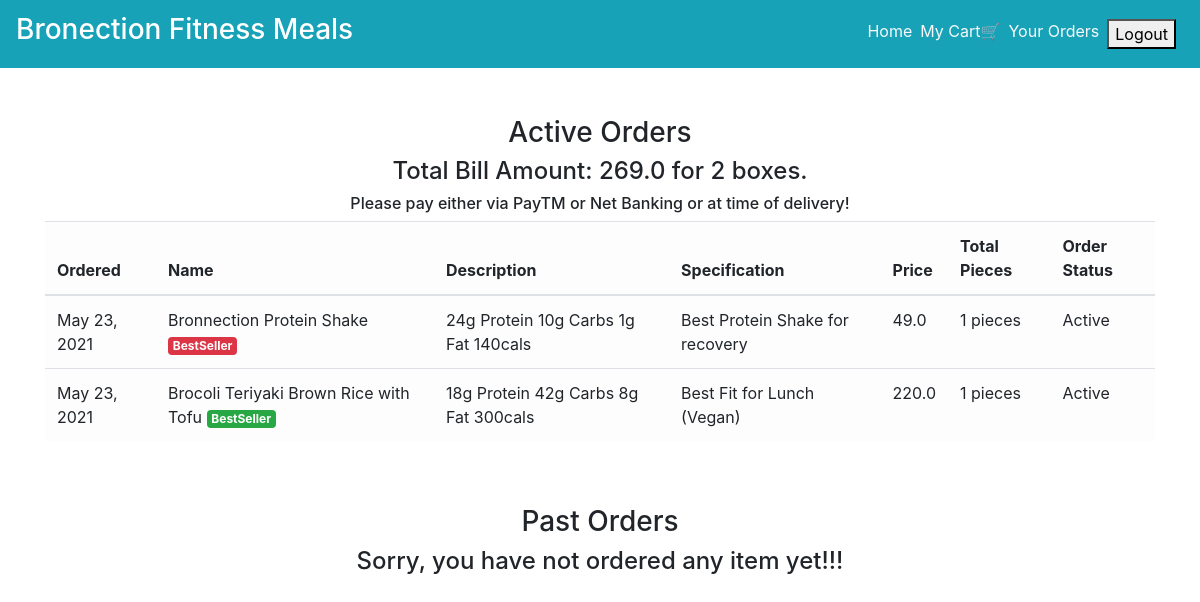
Page /order_details/ (signed in) on the committed database.
### main/models.py (models this page shows, shortened)
class CartItems(models.Model):
    ORDER_STATUS = (
        ('Active', 'Active'),
        ('Delivered', 'Delivered')
    )
    user = models.ForeignKey(User, on_delete=models.CASCADE)
    item = models.ForeignKey(Item, on_delete=models.CASCADE)
    ordered = models.BooleanField(default=False)
    quantity = models.IntegerField(default=1)
    ordered_date = models.DateField(default=timezone.now)
    status = models.CharField(max_length=20, choices=ORDER_STATUS, default='Active')
    delivery_date = models.DateField(default=timezone.now)
    class Meta:
        verbose_name = 'Cart Item'
        verbose_name_plural = 'Cart Items'

class Item(models.Model):
    LABELS = (
        ('BestSeller', 'BestSeller'),
        ('New', 'New'),
        ('Spicy🔥', 'Spicy🔥'),
    )
    LABEL_COLOUR = (
        ('danger', 'danger'),
        ('success', 'success'),
        ('primary', 'primary'),
        ('info', 'info')
    )
    title = models.CharField(max_length=150)
    description = models.CharField(max_length=250,blank=True)
    price = models.FloatField()
    pieces = models.IntegerField(default=6)
    instructions = models.CharField(max_length=250,default="Jain Option Available")
    image = models.ImageField(default='default.png', upload_to='images/')
    labels = models.CharField(max_length=25, choices=LABELS, blank=True)
    label_colour = models.CharField(max_length=15, choices=LABEL_COLOUR, blank=True)
    slug = models.SlugField(default="sushi_name")
    created_by = models.ForeignKey(User, on_delete=models.CASCADE)

### main/views.py (the view)
# urls.py: path('order_details/', views.order_details, name='order_details'),
@login_required
def order_details(request):
    items = CartItems.objects.filter(user=request.user, ordered=True,status="Active").order_by('-ordered_date')
    cart_items = CartItems.objects.filter(user=request.user, ordered=True,status="Delivered").order_by('-ordered_date')
    bill = items.aggregate(Sum('item__price'))
    number = items.aggregate(Sum('quantity'))
    pieces = items.aggregate(Sum('item__pieces'))
    total = bill.get("item__price__sum")
    count = number.get("quantity__sum")
    total_pieces = pieces.get("item__pieces__sum")
    context = {
        'items':items,
        'cart_items':cart_items,
        'total': total,
        'count': count,
        'total_pieces': total_pieces
    }
    return render(request, 'main/order_details.html', context)

### main/templatetags/get_group.py (called while the page is built)
@register.filter(name='has_group')
def has_group(user, group_name):
    return user.groups.filter(name=group_name).exists()

### main/templates/main/order_details.html
{% extends "main/layout.html" %}
{% block content %}
<div class="cart">
    <div class="container">
        <div class="row">
            <div class="col-sm-12 mt-5">
                <h3 class="text-center">Active Orders</h3>
                {% if items %}
                <h4 class="text-center">Total Bill Amount: {{total}} for {{ count }} boxes.</h4>
                <h6 class="text-center">Please pay either via PayTM or Net Banking or at time of delivery!</h6>
                <div class="table-responsive">
                    <table class="table table-light">
                        <thead>
                        <tr>
                            <th scope="col">Ordered</th>
                            <th scope="col">Name</th>
                            <th scope="col">Description</th>
                            <th scope="col">Specification</th>
                            <th scope="col">Price</th>
                            <th scope="col">Total Pieces</th>
                            <th scope="col">Order Status</th>
                        </tr>
                        </thead>
                        <tbody>
                            {% for item_active in items %}
                        <tr>
                            <td>{{ item_active.ordered_date }}</td>
                            <td>{{ item_active.item.title }} <span class="badge badge-{{ item_active.item.label_colour }}">{{ item_active.item.labels }}</span></td>
                            <td>{{ item_active.item.description }}</td>
                            <td>{{ item_active.item.instructions }}</td>
                            <td>{{ item_active.item.price }}</td>
                            <td>{{ item_active.item.pieces }} pieces</td>
                            <td>{{ item_active.status }}</td>
                        </tr>
                            {% endfor %}
                        </tbody>
                    </table>
                </div>
                {% else %}
                <h4 class="text-center">Sorry, you have not ordered any item yet!!!</h4>
                {% endif %}
            </div>
        </div>
        <div class="row">
            <div class="col-sm-12 mt-5">
                <h3 class="text-center">Past Orders</h3>
                {% if cart_items %}
                <div class="table-responsive">
                    <table class="table table-light">
                        <thead>
                        <tr>
                            <th scope="col">Ordered</th>
                            <th scope="col">Name</th>
                            <th scope="col">Description</th>
                            <th scope="col">Specification</th>
                            <th scope="col">Price</th>
                            <th scope="col">Total Pieces</th>
                            <th scope="col">Order Status</th>
                            <th scope="col">Delivery Date</th>
                        </tr>
                        </thead>
                        <tbody>
                            {% for cart in cart_items %}
                        <tr>
                            <td>{{ cart.ordered_date }}</td>
                            <td>{{ cart.item.title }} <span class="badge badge-{{ cart.item.label_colour }}">{{ cart.item.labels }}</span></td>
                            <td>{{ cart.item.description }}</td>
                            <td>{{ cart.item.instructions }}</td>
                            <td>{{ cart.item.price }}</td>
                            <td>{{ cart.item.pieces }} pieces</td>
                            <td>{{ cart.status }}</td>
                            <td>{{ cart.delivery_date }}</td>
                        </tr>
                            {% endfor %}
                        </tbody>
                    </table>
                </div>
                {% else %}
                <h4 class="text-center">Sorry, you have not ordered any item yet!!!</h4>
                {% endif %}
            </div>
        </div>
    </div>
</div>
{% endblock content %}

### rows in the picture
CartItems: ordered_date "May 23, 2021", item "Bronnection Protein Shake", item.labels "BestSeller", item.description "24g Protein 10g Carbs 1g Fat 140cals", item.instructions "Best Protein Shake for recovery", item.price "49.0", item.pieces "1", status "Active"
CartItems: ordered_date "May 23, 2021", item "Brocoli Teriyaki Brown Rice with Tofu", item.labels "BestSeller", item.description "18g Protein 42g Carbs 8g Fat 300cals", item.instructions "Best Fit for Lunch (Vegan)", item.price "220.0", item.pieces "1", status "Active"

### other values in the picture
{{ total }} "269.0"
{{ count }} "2"
